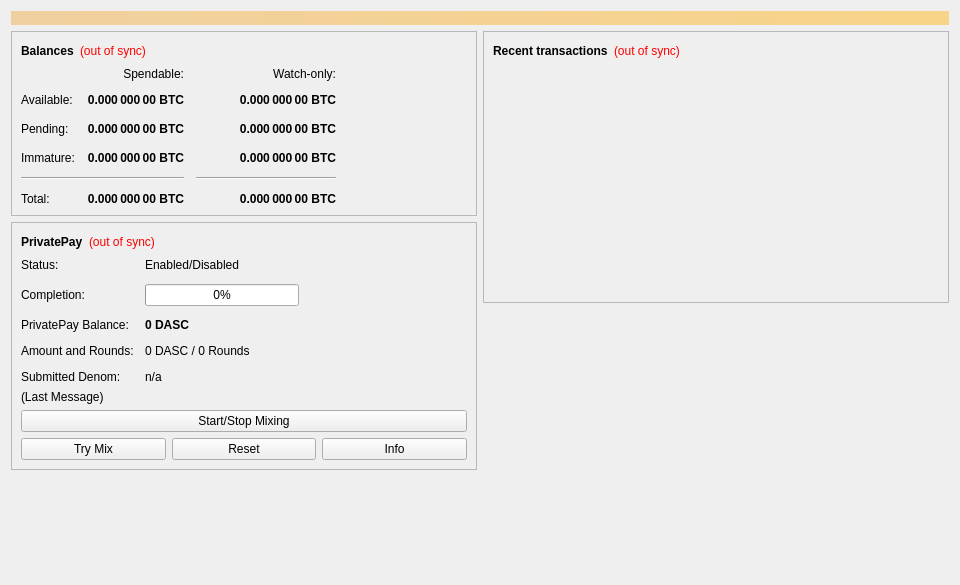
<?xml version="1.0" encoding="UTF-8"?>
<ui version="4.0">
 <class>OverviewPage</class>
 <widget class="QWidget" name="OverviewPage">
  <property name="geometry">
   <rect>
    <x>0</x>
    <y>0</y>
    <width>960</width>
    <height>585</height>
   </rect>
  </property>
  <property name="minimumSize">
   <size>
    <width>960</width>
    <height>0</height>
   </size>
  </property>
  <property name="windowTitle">
   <string>Form</string>
  </property>
  <layout class="QVBoxLayout" name="topLayout">
   <item>
    <widget class="QLabel" name="labelAlerts">
     <property name="visible">
      <bool>false</bool>
     </property>
     <property name="styleSheet">
      <string notr="true">background-color: qlineargradient(x1: 0, y1: 0, x2: 1, y2: 0, stop:0 #F0D0A0, stop:1 #F8D488); color:#000000;</string>
     </property>
     <property name="wordWrap">
      <bool>true</bool>
     </property>
     <property name="margin">
      <number>3</number>
     </property>
    </widget>
   </item>
   <item>
    <layout class="QHBoxLayout" name="horizontalLayout" stretch="1,1">
     <item>
      <layout class="QVBoxLayout" name="verticalLayout_2">
       <item>
        <widget class="QFrame" name="frame">
         <property name="frameShape">
          <enum>QFrame::StyledPanel</enum>
         </property>
         <property name="frameShadow">
          <enum>QFrame::Raised</enum>
         </property>
         <layout class="QVBoxLayout" name="verticalLayout_4">
          <item>
           <layout class="QHBoxLayout" name="horizontalLayout_4">
            <item>
             <widget class="QLabel" name="label_5">
              <property name="font">
               <font>
                <weight>75</weight>
                <bold>true</bold>
               </font>
              </property>
              <property name="text">
               <string>Balances</string>
              </property>
             </widget>
            </item>
            <item>
             <widget class="QLabel" name="labelWalletStatus">
              <property name="toolTip">
               <string>The displayed information may be out of date. Your wallet automatically synchronizes with the DasCoin network after a connection is established, but this process has not completed yet.</string>
              </property>
              <property name="styleSheet">
               <string notr="true">QLabel { color: red; }</string>
              </property>
              <property name="text">
               <string notr="true">(out of sync)</string>
              </property>
              <property name="alignment">
               <set>Qt::AlignLeading|Qt::AlignLeft|Qt::AlignVCenter</set>
              </property>
             </widget>
            </item>
            <item>
             <spacer name="horizontalSpacer_3">
              <property name="orientation">
               <enum>Qt::Horizontal</enum>
              </property>
              <property name="sizeHint" stdset="0">
               <size>
                <width>40</width>
                <height>20</height>
               </size>
              </property>
             </spacer>
            </item>
           </layout>
          </item>
          <item>
           <layout class="QGridLayout" name="gridLayout">
            <property name="spacing">
             <number>12</number>
            </property>
            <item row="2" column="2">
             <widget class="QLabel" name="labelWatchPending">
              <property name="font">
               <font>
                <weight>75</weight>
                <bold>true</bold>
               </font>
              </property>
              <property name="cursor">
               <cursorShape>IBeamCursor</cursorShape>
              </property>
              <property name="toolTip">
               <string>Unconfirmed transactions to watch-only addresses</string>
              </property>
              <property name="text">
               <string notr="true">0.000 000 00 BTC</string>
              </property>
              <property name="alignment">
               <set>Qt::AlignRight|Qt::AlignTrailing|Qt::AlignVCenter</set>
              </property>
              <property name="textInteractionFlags">
               <set>Qt::LinksAccessibleByMouse|Qt::TextSelectableByKeyboard|Qt::TextSelectableByMouse</set>
              </property>
             </widget>
            </item>
            <item row="2" column="1">
             <widget class="QLabel" name="labelUnconfirmed">
              <property name="font">
               <font>
                <weight>75</weight>
                <bold>true</bold>
               </font>
              </property>
              <property name="cursor">
               <cursorShape>IBeamCursor</cursorShape>
              </property>
              <property name="toolTip">
               <string>Total of transactions that have yet to be confirmed, and do not yet count toward the spendable balance</string>
              </property>
              <property name="text">
               <string notr="true">0.000 000 00 BTC</string>
              </property>
              <property name="alignment">
               <set>Qt::AlignRight|Qt::AlignTrailing|Qt::AlignVCenter</set>
              </property>
              <property name="textInteractionFlags">
               <set>Qt::LinksAccessibleByMouse|Qt::TextSelectableByKeyboard|Qt::TextSelectableByMouse</set>
              </property>
             </widget>
            </item>
            <item row="3" column="2">
             <widget class="QLabel" name="labelWatchImmature">
              <property name="font">
               <font>
                <weight>75</weight>
                <bold>true</bold>
               </font>
              </property>
              <property name="cursor">
               <cursorShape>IBeamCursor</cursorShape>
              </property>
              <property name="toolTip">
               <string>Mined balance in watch-only addresses that has not yet matured</string>
              </property>
              <property name="text">
               <string notr="true">0.000 000 00 BTC</string>
              </property>
              <property name="alignment">
               <set>Qt::AlignRight|Qt::AlignTrailing|Qt::AlignVCenter</set>
              </property>
              <property name="textInteractionFlags">
               <set>Qt::LinksAccessibleByMouse|Qt::TextSelectableByKeyboard|Qt::TextSelectableByMouse</set>
              </property>
             </widget>
            </item>
            <item row="4" column="0" colspan="2">
             <widget class="Line" name="lineSpendableBalance">
              <property name="orientation">
               <enum>Qt::Horizontal</enum>
              </property>
             </widget>
            </item>
            <item row="4" column="2">
             <widget class="Line" name="lineWatchBalance">
              <property name="sizePolicy">
               <sizepolicy hsizetype="Preferred" vsizetype="Fixed">
                <horstretch>0</horstretch>
                <verstretch>0</verstretch>
               </sizepolicy>
              </property>
              <property name="minimumSize">
               <size>
                <width>140</width>
                <height>0</height>
               </size>
              </property>
              <property name="orientation">
               <enum>Qt::Horizontal</enum>
              </property>
             </widget>
            </item>
            <item row="5" column="0">
             <widget class="QLabel" name="labelTotalText">
              <property name="text">
               <string>Total:</string>
              </property>
             </widget>
            </item>
            <item row="3" column="1">
             <widget class="QLabel" name="labelImmature">
              <property name="font">
               <font>
                <weight>75</weight>
                <bold>true</bold>
               </font>
              </property>
              <property name="cursor">
               <cursorShape>IBeamCursor</cursorShape>
              </property>
              <property name="toolTip">
               <string>Mined balance that has not yet matured</string>
              </property>
              <property name="text">
               <string notr="true">0.000 000 00 BTC</string>
              </property>
              <property name="alignment">
               <set>Qt::AlignRight|Qt::AlignTrailing|Qt::AlignVCenter</set>
              </property>
              <property name="textInteractionFlags">
               <set>Qt::LinksAccessibleByMouse|Qt::TextSelectableByKeyboard|Qt::TextSelectableByMouse</set>
              </property>
             </widget>
            </item>
            <item row="2" column="3">
             <spacer name="horizontalSpacer_2">
              <property name="orientation">
               <enum>Qt::Horizontal</enum>
              </property>
              <property name="sizeHint" stdset="0">
               <size>
                <width>40</width>
                <height>20</height>
               </size>
              </property>
             </spacer>
            </item>
            <item row="3" column="0">
             <widget class="QLabel" name="labelImmatureText">
              <property name="text">
               <string>Immature:</string>
              </property>
             </widget>
            </item>
            <item row="5" column="1">
             <widget class="QLabel" name="labelTotal">
              <property name="font">
               <font>
                <weight>75</weight>
                <bold>true</bold>
               </font>
              </property>
              <property name="cursor">
               <cursorShape>IBeamCursor</cursorShape>
              </property>
              <property name="toolTip">
               <string>Your current total balance</string>
              </property>
              <property name="text">
               <string notr="true">0.000 000 00 BTC</string>
              </property>
              <property name="alignment">
               <set>Qt::AlignRight|Qt::AlignTrailing|Qt::AlignVCenter</set>
              </property>
              <property name="textInteractionFlags">
               <set>Qt::LinksAccessibleByMouse|Qt::TextSelectableByKeyboard|Qt::TextSelectableByMouse</set>
              </property>
             </widget>
            </item>
            <item row="5" column="2">
             <widget class="QLabel" name="labelWatchTotal">
              <property name="font">
               <font>
                <weight>75</weight>
                <bold>true</bold>
               </font>
              </property>
              <property name="cursor">
               <cursorShape>IBeamCursor</cursorShape>
              </property>
              <property name="toolTip">
               <string>Current total balance in watch-only addresses</string>
              </property>
              <property name="text">
               <string notr="true">0.000 000 00 BTC</string>
              </property>
              <property name="alignment">
               <set>Qt::AlignRight|Qt::AlignTrailing|Qt::AlignVCenter</set>
              </property>
              <property name="textInteractionFlags">
               <set>Qt::LinksAccessibleByMouse|Qt::TextSelectableByKeyboard|Qt::TextSelectableByMouse</set>
              </property>
             </widget>
            </item>
            <item row="0" column="2">
             <widget class="QLabel" name="labelWatchonly">
              <property name="text">
               <string>Watch-only:</string>
              </property>
              <property name="alignment">
               <set>Qt::AlignRight|Qt::AlignTrailing|Qt::AlignVCenter</set>
              </property>
             </widget>
            </item>
            <item row="1" column="0">
             <widget class="QLabel" name="labelBalanceText">
              <property name="text">
               <string>Available:</string>
              </property>
             </widget>
            </item>
            <item row="1" column="1">
             <widget class="QLabel" name="labelBalance">
              <property name="font">
               <font>
                <weight>75</weight>
                <bold>true</bold>
               </font>
              </property>
              <property name="cursor">
               <cursorShape>IBeamCursor</cursorShape>
              </property>
              <property name="toolTip">
               <string>Your current spendable balance</string>
              </property>
              <property name="text">
               <string notr="true">0.000 000 00 BTC</string>
              </property>
              <property name="alignment">
               <set>Qt::AlignRight|Qt::AlignTrailing|Qt::AlignVCenter</set>
              </property>
              <property name="textInteractionFlags">
               <set>Qt::LinksAccessibleByMouse|Qt::TextSelectableByKeyboard|Qt::TextSelectableByMouse</set>
              </property>
             </widget>
            </item>
            <item row="1" column="2">
             <widget class="QLabel" name="labelWatchAvailable">
              <property name="font">
               <font>
                <weight>75</weight>
                <bold>true</bold>
               </font>
              </property>
              <property name="cursor">
               <cursorShape>IBeamCursor</cursorShape>
              </property>
              <property name="toolTip">
               <string>Your current balance in watch-only addresses</string>
              </property>
              <property name="text">
               <string notr="true">0.000 000 00 BTC</string>
              </property>
              <property name="alignment">
               <set>Qt::AlignRight|Qt::AlignTrailing|Qt::AlignVCenter</set>
              </property>
              <property name="textInteractionFlags">
               <set>Qt::LinksAccessibleByMouse|Qt::TextSelectableByKeyboard|Qt::TextSelectableByMouse</set>
              </property>
             </widget>
            </item>
            <item row="2" column="0">
             <widget class="QLabel" name="labelPendingText">
              <property name="text">
               <string>Pending:</string>
              </property>
             </widget>
            </item>
            <item row="0" column="1">
             <widget class="QLabel" name="labelSpendable">
              <property name="text">
               <string>Spendable:</string>
              </property>
              <property name="alignment">
               <set>Qt::AlignRight|Qt::AlignTrailing|Qt::AlignVCenter</set>
              </property>
             </widget>
            </item>
           </layout>
          </item>
         </layout>
        </widget>
       </item>
       <item>
        <widget class="QFrame" name="framePrivatePay">
         <property name="layoutDirection">
          <enum>Qt::LeftToRight</enum>
         </property>
         <property name="frameShape">
          <enum>QFrame::StyledPanel</enum>
         </property>
         <property name="frameShadow">
          <enum>QFrame::Raised</enum>
         </property>
         <layout class="QVBoxLayout" name="VerticalLayout_PS1">
          <item>
           <layout class="QHBoxLayout" name="horizontalLayout_5">
            <item>
             <widget class="QLabel" name="labelPrivatePayHeader">
              <property name="font">
               <font>
                <weight>75</weight>
                <bold>true</bold>
               </font>
              </property>
              <property name="text">
               <string>PrivatePay</string>
              </property>
             </widget>
            </item>
            <item>
             <widget class="QLabel" name="labelPrivatePaySyncStatus">
              <property name="toolTip">
               <string>The displayed information may be out of date. Your wallet automatically synchronizes with the DasCoin network after a connection is established, but this process has not completed yet.</string>
              </property>
              <property name="styleSheet">
               <string notr="true">QLabel { color: red; }</string>
              </property>
              <property name="text">
               <string notr="true">(out of sync)</string>
              </property>
              <property name="alignment">
               <set>Qt::AlignLeading|Qt::AlignLeft|Qt::AlignVCenter</set>
              </property>
             </widget>
            </item>
            <item>
             <spacer name="horizontalSpacer_4">
              <property name="orientation">
               <enum>Qt::Horizontal</enum>
              </property>
              <property name="sizeHint" stdset="0">
               <size>
                <width>40</width>
                <height>20</height>
               </size>
              </property>
             </spacer>
            </item>
           </layout>
          </item>
          <item>
           <layout class="QFormLayout" name="privatePayFormLayout">
            <property name="fieldGrowthPolicy">
             <enum>QFormLayout::AllNonFixedFieldsGrow</enum>
            </property>
            <property name="horizontalSpacing">
             <number>11</number>
            </property>
            <property name="verticalSpacing">
             <number>12</number>
            </property>
            <item row="0" column="0">
             <widget class="QLabel" name="labelPrivatePayEnabledText">
              <property name="text">
               <string>Status:</string>
              </property>
             </widget>
            </item>
            <item row="0" column="1">
             <widget class="QLabel" name="labelPrivatePayEnabled">
              <property name="text">
               <string>Enabled/Disabled</string>
              </property>
             </widget>
            </item>
            <item row="1" column="0">
             <widget class="QLabel" name="labelCompletitionText">
              <property name="text">
               <string>Completion:</string>
              </property>
             </widget>
            </item>
            <item row="1" column="1">
             <widget class="QProgressBar" name="privatePayProgress">
              <property name="maximumSize">
               <size>
                <width>154</width>
                <height>16777215</height>
               </size>
              </property>
              <property name="value">
               <number>0</number>
              </property>
             </widget>
            </item>
            <item row="2" column="0">
             <widget class="QLabel" name="labelAnonymizedText">
              <property name="text">
               <string>PrivatePay Balance:</string>
              </property>
             </widget>
            </item>
            <item row="2" column="1">
             <widget class="QLabel" name="labelAnonymized">
              <property name="font">
               <font>
                <weight>75</weight>
                <bold>true</bold>
               </font>
              </property>
              <property name="text">
               <string notr="true">0 DASC</string>
              </property>
             </widget>
            </item>
            <item row="3" column="0">
             <widget class="QLabel" name="labelAmountAndRoundsText">
              <property name="text">
               <string>Amount and Rounds:</string>
              </property>
             </widget>
            </item>
            <item row="3" column="1">
             <widget class="QLabel" name="labelAmountRounds">
              <property name="text">
               <string>0 DASC / 0 Rounds</string>
              </property>
             </widget>
            </item>
            <item row="4" column="0">
             <widget class="QLabel" name="labelSubmittedDenomText">
              <property name="text">
               <string>Submitted Denom:</string>
              </property>
             </widget>
            </item>
            <item row="4" column="1">
             <widget class="QLabel" name="labelSubmittedDenom">
              <property name="toolTip">
               <string>The denominations you submitted to the Masternode.&lt;br&gt;To mix, other users must submit the exact same denominations.</string>
              </property>
              <property name="text">
               <string>n/a</string>
              </property>
             </widget>
            </item>
           </layout>
          </item>
          <item>
           <layout class="QVBoxLayout" name="VerticalLayout_PS">
            <item>
             <widget class="QLabel" name="labelPrivatePayLastMessage">
              <property name="text">
               <string>(Last Message)</string>
              </property>
              <property name="alignment">
               <set>Qt::AlignLeading|Qt::AlignLeft|Qt::AlignTop</set>
              </property>
              <property name="wordWrap">
               <bool>true</bool>
              </property>
             </widget>
            </item>
            <item>
             <widget class="QPushButton" name="togglePrivatePay">
              <property name="sizePolicy">
               <sizepolicy hsizetype="MinimumExpanding" vsizetype="Fixed">
                <horstretch>0</horstretch>
                <verstretch>0</verstretch>
               </sizepolicy>
              </property>
              <property name="text">
               <string>Start/Stop Mixing</string>
              </property>
             </widget>
            </item>
            <item>
             <layout class="QHBoxLayout" name="horizontalLayout_debugbuttons">
              <item>
               <widget class="QPushButton" name="privatePayAuto">
                <property name="sizePolicy">
                 <sizepolicy hsizetype="MinimumExpanding" vsizetype="Fixed">
                  <horstretch>0</horstretch>
                  <verstretch>0</verstretch>
                 </sizepolicy>
                </property>
                <property name="toolTip">
                 <string>Try to manually submit a PrivatePay request.</string>
                </property>
                <property name="text">
                 <string>Try Mix</string>
                </property>
               </widget>
              </item>
              <item>
               <widget class="QPushButton" name="privatePayReset">
                <property name="sizePolicy">
                 <sizepolicy hsizetype="MinimumExpanding" vsizetype="Fixed">
                  <horstretch>0</horstretch>
                  <verstretch>0</verstretch>
                 </sizepolicy>
                </property>
                <property name="toolTip">
                 <string>Reset the current status of PrivatePay (can interrupt PrivatePay if it's in the process of Mixing, which can cost you money!)</string>
                </property>
                <property name="autoFillBackground">
                 <bool>false</bool>
                </property>
                <property name="text">
                 <string>Reset</string>
                </property>
               </widget>
              </item>
              <item>
               <widget class="QPushButton" name="privatePayInfo">
                <property name="sizePolicy">
                 <sizepolicy hsizetype="MinimumExpanding" vsizetype="Fixed">
                  <horstretch>0</horstretch>
                  <verstretch>0</verstretch>
                 </sizepolicy>
                </property>
                <property name="toolTip">
                 <string>Information about PrivatePay and Mixing</string>
                </property>
                <property name="text">
                 <string>Info</string>
                </property>
               </widget>
              </item>
             </layout>
            </item>
           </layout>
          </item>
         </layout>
        </widget>
       </item>
       <item>
        <spacer name="verticalSpacer">
         <property name="orientation">
          <enum>Qt::Vertical</enum>
         </property>
         <property name="sizeHint" stdset="0">
          <size>
           <width>20</width>
           <height>40</height>
          </size>
         </property>
        </spacer>
       </item>
      </layout>
     </item>
     <item>
      <layout class="QVBoxLayout" name="verticalLayout_3">
       <item>
        <widget class="QFrame" name="frame_2">
         <property name="frameShape">
          <enum>QFrame::StyledPanel</enum>
         </property>
         <property name="frameShadow">
          <enum>QFrame::Raised</enum>
         </property>
         <layout class="QVBoxLayout" name="verticalLayout">
          <item>
           <layout class="QHBoxLayout" name="horizontalLayout_2">
            <item>
             <widget class="QLabel" name="label_4">
              <property name="font">
               <font>
                <weight>75</weight>
                <bold>true</bold>
               </font>
              </property>
              <property name="text">
               <string>Recent transactions</string>
              </property>
             </widget>
            </item>
            <item>
             <widget class="QLabel" name="labelTransactionsStatus">
              <property name="toolTip">
               <string>The displayed information may be out of date. Your wallet automatically synchronizes with the DasCoin network after a connection is established, but this process has not completed yet.</string>
              </property>
              <property name="styleSheet">
               <string notr="true">QLabel { color: red; }</string>
              </property>
              <property name="text">
               <string notr="true">(out of sync)</string>
              </property>
              <property name="alignment">
               <set>Qt::AlignLeading|Qt::AlignLeft|Qt::AlignVCenter</set>
              </property>
             </widget>
            </item>
            <item>
             <spacer name="horizontalSpacer">
              <property name="orientation">
               <enum>Qt::Horizontal</enum>
              </property>
              <property name="sizeHint" stdset="0">
               <size>
                <width>40</width>
                <height>20</height>
               </size>
              </property>
             </spacer>
            </item>
           </layout>
          </item>
          <item>
           <widget class="QListView" name="listTransactions">
            <property name="styleSheet">
             <string notr="true">QListView { background: transparent; }</string>
            </property>
            <property name="frameShape">
             <enum>QFrame::NoFrame</enum>
            </property>
            <property name="verticalScrollBarPolicy">
             <enum>Qt::ScrollBarAlwaysOff</enum>
            </property>
            <property name="horizontalScrollBarPolicy">
             <enum>Qt::ScrollBarAlwaysOff</enum>
            </property>
            <property name="selectionMode">
             <enum>QAbstractItemView::NoSelection</enum>
            </property>
           </widget>
          </item>
         </layout>
        </widget>
       </item>
       <item>
        <spacer name="verticalSpacer_2">
         <property name="orientation">
          <enum>Qt::Vertical</enum>
         </property>
         <property name="sizeHint" stdset="0">
          <size>
           <width>20</width>
           <height>40</height>
          </size>
         </property>
        </spacer>
       </item>
      </layout>
     </item>
    </layout>
   </item>
  </layout>
 </widget>
 <resources/>
 <connections/>
</ui>
